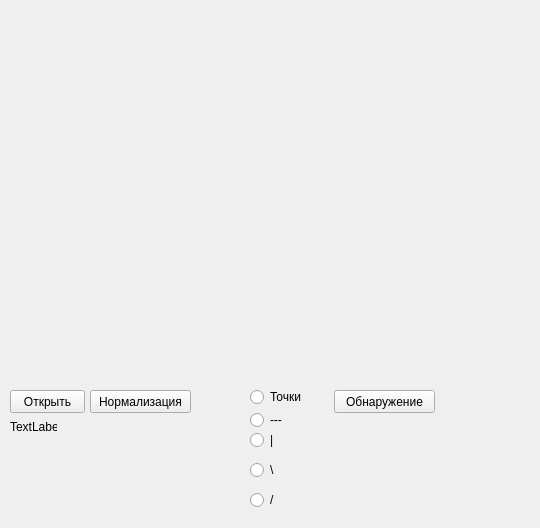
<?xml version="1.0" encoding="UTF-8"?>
<ui version="4.0">
 <class>MainWindow</class>
 <widget class="QMainWindow" name="MainWindow">
  <property name="geometry">
   <rect>
    <x>0</x>
    <y>0</y>
    <width>540</width>
    <height>528</height>
   </rect>
  </property>
  <property name="windowTitle">
   <string>MainWindow</string>
  </property>
  <widget class="QWidget" name="centralwidget">
   <widget class="MyWidget" name="widget" native="true">
    <property name="geometry">
     <rect>
      <x>10</x>
      <y>10</y>
      <width>421</width>
      <height>371</height>
     </rect>
    </property>
   </widget>
   <widget class="QPushButton" name="pushButton">
    <property name="geometry">
     <rect>
      <x>10</x>
      <y>390</y>
      <width>75</width>
      <height>23</height>
     </rect>
    </property>
    <property name="text">
     <string>Открыть</string>
    </property>
   </widget>
   <widget class="QPushButton" name="pushButton_2">
    <property name="geometry">
     <rect>
      <x>90</x>
      <y>390</y>
      <width>101</width>
      <height>23</height>
     </rect>
    </property>
    <property name="text">
     <string>Нормализация</string>
    </property>
   </widget>
   <widget class="QLabel" name="label">
    <property name="geometry">
     <rect>
      <x>10</x>
      <y>420</y>
      <width>47</width>
      <height>13</height>
     </rect>
    </property>
    <property name="text">
     <string>TextLabel</string>
    </property>
   </widget>
   <widget class="QRadioButton" name="radioButton">
    <property name="geometry">
     <rect>
      <x>250</x>
      <y>387</y>
      <width>82</width>
      <height>20</height>
     </rect>
    </property>
    <property name="text">
     <string>Точки</string>
    </property>
   </widget>
   <widget class="QRadioButton" name="radioButton_2">
    <property name="geometry">
     <rect>
      <x>250</x>
      <y>410</y>
      <width>82</width>
      <height>20</height>
     </rect>
    </property>
    <property name="text">
     <string>---</string>
    </property>
   </widget>
   <widget class="QRadioButton" name="radioButton_3">
    <property name="geometry">
     <rect>
      <x>250</x>
      <y>430</y>
      <width>82</width>
      <height>20</height>
     </rect>
    </property>
    <property name="text">
     <string>|</string>
    </property>
   </widget>
   <widget class="QRadioButton" name="radioButton_4">
    <property name="geometry">
     <rect>
      <x>250</x>
      <y>460</y>
      <width>82</width>
      <height>20</height>
     </rect>
    </property>
    <property name="text">
     <string>\</string>
    </property>
   </widget>
   <widget class="QRadioButton" name="radioButton_5">
    <property name="geometry">
     <rect>
      <x>250</x>
      <y>490</y>
      <width>82</width>
      <height>20</height>
     </rect>
    </property>
    <property name="text">
     <string>/</string>
    </property>
   </widget>
   <widget class="QPushButton" name="pushButton_3">
    <property name="geometry">
     <rect>
      <x>334</x>
      <y>390</y>
      <width>101</width>
      <height>23</height>
     </rect>
    </property>
    <property name="text">
     <string>Обнаружение</string>
    </property>
   </widget>
  </widget>
 </widget>
 <customwidgets>
  <customwidget>
   <class>MyWidget</class>
   <extends>QWidget</extends>
   <header>mywidget.h</header>
   <container>1</container>
  </customwidget>
 </customwidgets>
 <resources/>
 <connections/>
</ui>
